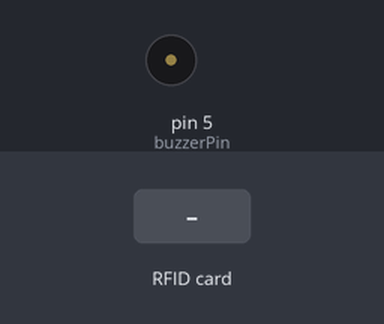
A sketch run on a simulated Arduino Uno, built with avr-gcc and run on an emulated ATmega328P. Parts: buzzer (waves = sounding). The inputs (shaded band) are chosen by the test bench. What the sketch prints to the serial monitor is not drawn.

Above: at 1.2 s.
1.3 s: RFID card 04 D8 A6 7A C8 48 80 held to the reader
At 2.3 s:
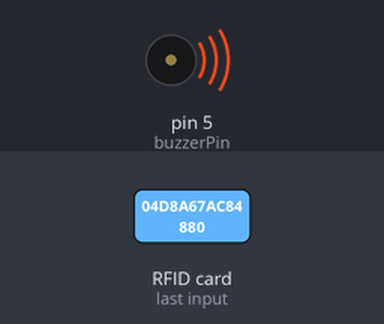
4.0 s: RFID card 04 2A 7F 7A C8 48 81 held to the reader
At 5.3 s:
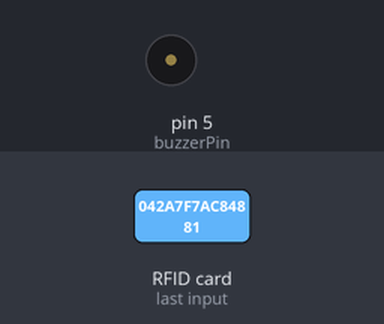
5.5 s: RFID card 5E 7A 19 C4 held to the reader
At 6.5 s:
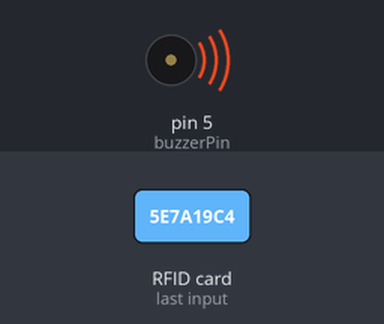
Timing chart, 0 to 8.5 s (numbered marks = the images above; inputs shaded):
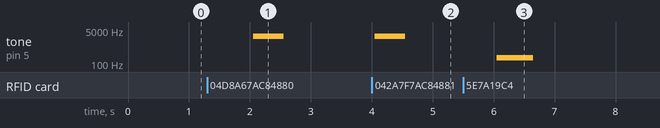

Measured:
- after the input at 1.3 s, tone on pin 5 (buzzerPin): silent → 2500 Hz after 0.75 s, → silent 0.50 s later
- after the input at 4.0 s, tone on pin 5 (buzzerPin): silent → 2500 Hz after 0.05 s, → silent 0.50 s later
- after the input at 5.5 s, tone on pin 5 (buzzerPin): silent → 200 Hz after 0.55 s, → silent 0.60 s later

The sketch:

arduino.ino
```cpp
#include <SPI.h>
#include "PN532_SPI.h"
#include "PN532.h"
#include "NfcAdapter.h"

String const myUID_membership = "04 D8 A6 7A C8 48 80"; // replace this UID with your NFC tag's UID
String const myUID_personalInfo = "04 2A 7F 7A C8 48 81";
int const buzzerPin = 5;
int val;

PN532_SPI interface(SPI, 10); // create a SPI interface for the shield with the SPI CS terminal at digital pin 10
NfcAdapter nfc = NfcAdapter(interface); // create an NFC adapter object

void setup() {
  // put your setup code here, to run once:
  Serial.begin(9600);
  nfc.begin(); // begin NFC comm
  pinMode(buzzerPin, OUTPUT);

}

void loop() {
  if (Serial.available()) {
    val = Serial.read();
  }
  if (nfc.tagPresent()) // check if an NFC tag is present on the antenna area
  {
    NfcTag tag = nfc.read(); // read the NFC tag
    String scannedUID = tag.getUidString(); // get the NFC tag's UID

    if ( myUID_membership.compareTo(scannedUID) == 0) // compare the NFC tag's UID with the correct tag's UID (a match exists when compareTo returns 0)
    {
      // The correct NFC tag was used
      Serial.write(0);
      tone(buzzerPin, 2500, 500);
    }
    if ( myUID_membership.compareTo(scannedUID) != 0) {
      // an incorrect NFC tag was used
      Serial.write(1);
      tone(buzzerPin, 200, 600);
    }

      if (myUID_personalInfo.compareTo(scannedUID) == 0) {
        Serial.write(2);
        tone(buzzerPin, 2500, 500);
      }

  } delay(2000);
}
```
